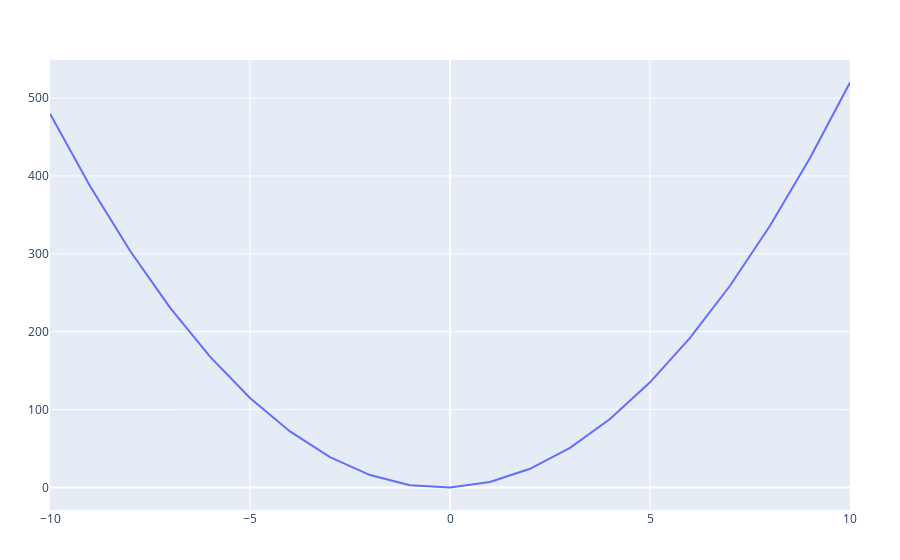

Notebook source saved alongside this figure:
### Code cell
# bonus round 3: plotting

function polynomial(val1,
                    val2, 
                    val3, 
                    start, 
                    stop, 
                    step)

    yvals = zeros(Float64, 0) # make an empty array (0 elements) with a type Float64

#   For a scaled up version, I'd use a 32 bit float because Julia can be ran directly on the GPU.
#   This means that it inherits any hardware GPU limitations, namely that consumer-grade GPU's
#   cannot do double precision (Float64) computations. CUDA, the defacto option, inherits this too.

    for x in start:stop # iterators are very nice
        push!(yvals, val1*x^2 + val2*x + val3) # push y values into the array
    end

    yvals # return is optional
end

#############################################################
#                                                           #
#               INITIALIZING GRAPHING VARIABLES             #
#                                                           #
#############################################################

# graph features
start = -10
stop = 10
step = .00001

# polynomial values
a = 5
b = 2
c = 0

# Use @show to print out entire objects without needing stupid loops

x = start:stop # use the "range" type to specify x-axis
@time y = polynomial(a, b, c, start, stop, step) # generate the polynomial


using PlotlyJS
# gr() # use the gr backend
plot(x,y) # finally plot

### Figure 1 — Plotly figure (JSON) as saved in the notebook; plotly's stock layout.template omitted (floating-point values rounded to 4 significant figures)
{"data": [{"type": "scatter", "x": [-10, -9, -8, -7, -6, -5, -4, -3, -2, -1, 0, 1, 2, 3, 4, 5, 6, 7, 8, 9, 10], "y": [480, 387, 304, 231, 168, 115, 72, 39, 16, 3, 0, 7, 24, 51, 88, 135, 192, 259, 336, 423, 520]}], "layout": {"margin": {"b": 50, "l": 50, "r": 50, "t": 60}}}
